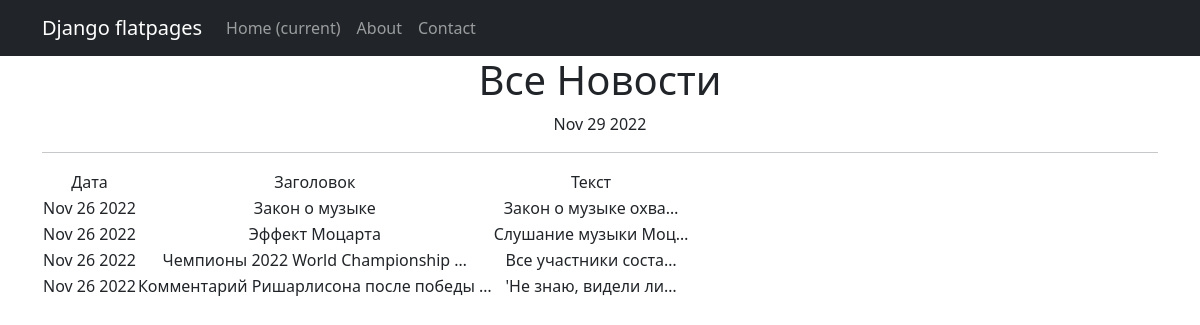
Page /news/ on the committed database.
### news/models.py (models this page shows, shortened)
class Post(models.Model):
    type_content = models.CharField(max_length=4,
                                    choices=Content_type.choices,
                                    default=Content_type.ARTICLE)
    article = models.CharField(max_length=255,
                               default="Тут может быть ваш заголовок")
    text_post = models.TextField()
    datetime_post = models.DateTimeField(auto_now_add=True)
    rating_post = models.IntegerField(default=0)
    author_rel = models.ForeignKey(Author, on_delete=models.CASCADE)
    category_rel = models.ManyToManyField(Category, through='PostCategory')

### news/views.py (the view)
# urls.py: path('', PostList.as_view()),
class PostList(ListView):
    model = Post
    ordering = '-datetime_post'
    context_object_name = 'news'
    template_name = 'news.html'
    def get_context_data(self, **kwargs):
        context = super().get_context_data(**kwargs)
        context['time_now'] = datetime.utcnow()
        return context

### news/templatetags/custom_tags.py (called while the page is built)
@register.simple_tag()
def current_time(format_string='%b %d %Y'):
    return datetime.utcnow().strftime(format_string)

### templates/news.html (shortened to what this page needs)
{% extends 'flatpages/default.html' %}
{% load custom_tags %}
{% block content %}
   <h1>Все Новости</h1>
   {% current_time '%b %d %Y' %}
   <hr>
   {% if news %}
      <table>
         <tr>
            <td>
               Дата
            </td>
            <td>
               Заголовок
            </td>
            <td>
               Текст
            </td>
         </tr>
         {% for post in news %}
         <tr>
            <td>{{ post.datetime_post | date:'M d Y' }}</td>
            <td>{{ post.article|truncatewords:4 }}</td>
            <td>{{ post.text_post|truncatechars:20 }}</td>
         </tr>
         {% endfor %}
      </table>
   {% endif %}
{% endblock content %}

### templates/flatpages/default.html (shortened to what this page needs)
<!DOCTYPE html>
<html lang="en">
    <head>
        {% load static %}
        <link href="{% static 'css/styles.css' %}" rel="stylesheet" />
    </head>
    <body>
        <nav class="navbar navbar-expand-lg navbar-dark bg-dark static-top">
           <div class="container">
               <a class="navbar-brand" href="#">Django flatpages</a>
               <div class="collapse navbar-collapse" id="navbarResponsive">
                   <ul class="navbar-nav ml-auto">
                       <li class="nav-item active">
                           <a class="nav-link" href="#">Home
                               <span class="sr-only">(current)</span>
                           </a>
                       </li>
                       <li class="nav-item">
                           <a class="nav-link" href="/about/">About</a>
                       </li>
                       <li class="nav-item">
                           <a class="nav-link" href="/contact/">Contact</a>
                       </li>
                   </ul>
               </div>
           </div>
        </nav>
        <div class="container">
            <div class="'row">
                <div class="col-lg-12 text-center">
                    {% block content %}{% endblock content %}
                </div>
            </div>
        </div>
    </body>
</html>

### rows in the picture
Post: datetime_post "Nov 26 2022", article "Закон о музыке", text_post "Закон о музыке охва…"
Post: datetime_post "Nov 26 2022", article "Эффект Моцарта", text_post "Слушание музыки Моц…"
Post: datetime_post "Nov 26 2022", article "Чемпионы 2022 World Championship …", text_post "Все участники соста…"
Post: datetime_post "Nov 26 2022", article "Комментарий Ришарлисона после победы …", text_post "'Не знаю, видели ли…"
